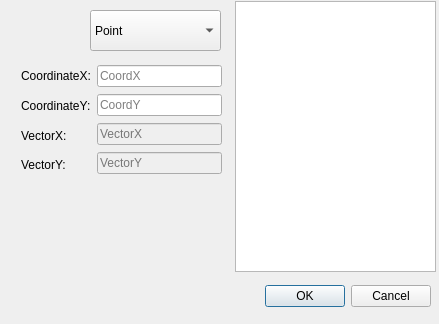
<?xml version="1.0" encoding="UTF-8"?>
<ui version="4.0">
 <class>objectPropertiesWindow</class>
 <widget class="QDialog" name="objectPropertiesWindow">
  <property name="geometry">
   <rect>
    <x>0</x>
    <y>0</y>
    <width>439</width>
    <height>324</height>
   </rect>
  </property>
  <property name="sizePolicy">
   <sizepolicy hsizetype="Fixed" vsizetype="Fixed">
    <horstretch>0</horstretch>
    <verstretch>0</verstretch>
   </sizepolicy>
  </property>
  <property name="windowTitle">
   <string>Dialog</string>
  </property>
  <widget class="QDialogButtonBox" name="buttonBox">
   <property name="geometry">
    <rect>
     <x>90</x>
     <y>280</y>
     <width>341</width>
     <height>32</height>
    </rect>
   </property>
   <property name="orientation">
    <enum>Qt::Horizontal</enum>
   </property>
   <property name="standardButtons">
    <set>QDialogButtonBox::Cancel|QDialogButtonBox::Ok</set>
   </property>
  </widget>
  <widget class="QListView" name="propertiesList">
   <property name="geometry">
    <rect>
     <x>235</x>
     <y>1</y>
     <width>201</width>
     <height>271</height>
    </rect>
   </property>
  </widget>
  <widget class="QComboBox" name="objectTypeBox">
   <property name="geometry">
    <rect>
     <x>90</x>
     <y>10</y>
     <width>131</width>
     <height>41</height>
    </rect>
   </property>
   <property name="sizePolicy">
    <sizepolicy hsizetype="Fixed" vsizetype="Fixed">
     <horstretch>0</horstretch>
     <verstretch>0</verstretch>
    </sizepolicy>
   </property>
   <item>
    <property name="text">
     <string>Point</string>
    </property>
   </item>
   <item>
    <property name="text">
     <string>Segment</string>
    </property>
   </item>
   <item>
    <property name="text">
     <string>Arc</string>
    </property>
   </item>
  </widget>
  <widget class="QWidget" name="">
   <property name="geometry">
    <rect>
     <x>21</x>
     <y>64</y>
     <width>201</width>
     <height>113</height>
    </rect>
   </property>
   <layout class="QHBoxLayout" name="horizontalLayout">
    <item>
     <layout class="QVBoxLayout" name="verticalLayout_2">
      <item>
       <widget class="QLabel" name="label">
        <property name="text">
         <string>CoordinateX:</string>
        </property>
       </widget>
      </item>
      <item>
       <widget class="QLabel" name="label_2">
        <property name="text">
         <string>CoordinateY:</string>
        </property>
       </widget>
      </item>
      <item>
       <widget class="QLabel" name="label_3">
        <property name="text">
         <string>VectorX:</string>
        </property>
       </widget>
      </item>
      <item>
       <widget class="QLabel" name="label_4">
        <property name="text">
         <string>VectorY:</string>
        </property>
       </widget>
      </item>
     </layout>
    </item>
    <item>
     <layout class="QVBoxLayout" name="verticalLayout">
      <item>
       <widget class="QLineEdit" name="textX1">
        <property name="text">
         <string/>
        </property>
        <property name="placeholderText">
         <string>CoordX</string>
        </property>
       </widget>
      </item>
      <item>
       <widget class="QLineEdit" name="textY1">
        <property name="placeholderText">
         <string>CoordY</string>
        </property>
       </widget>
      </item>
      <item>
       <widget class="QLineEdit" name="textX2">
        <property name="enabled">
         <bool>false</bool>
        </property>
        <property name="placeholderText">
         <string>VectorX</string>
        </property>
        <property name="clearButtonEnabled">
         <bool>false</bool>
        </property>
       </widget>
      </item>
      <item>
       <widget class="QLineEdit" name="textY2">
        <property name="enabled">
         <bool>false</bool>
        </property>
        <property name="placeholderText">
         <string>VectorY</string>
        </property>
       </widget>
      </item>
     </layout>
    </item>
   </layout>
  </widget>
 </widget>
 <resources/>
 <connections>
  <connection>
   <sender>buttonBox</sender>
   <signal>accepted()</signal>
   <receiver>objectPropertiesWindow</receiver>
   <slot>accept()</slot>
   <hints>
    <hint type="sourcelabel">
     <x>248</x>
     <y>254</y>
    </hint>
    <hint type="destinationlabel">
     <x>157</x>
     <y>274</y>
    </hint>
   </hints>
  </connection>
  <connection>
   <sender>buttonBox</sender>
   <signal>rejected()</signal>
   <receiver>objectPropertiesWindow</receiver>
   <slot>reject()</slot>
   <hints>
    <hint type="sourcelabel">
     <x>316</x>
     <y>260</y>
    </hint>
    <hint type="destinationlabel">
     <x>286</x>
     <y>274</y>
    </hint>
   </hints>
  </connection>
 </connections>
</ui>
